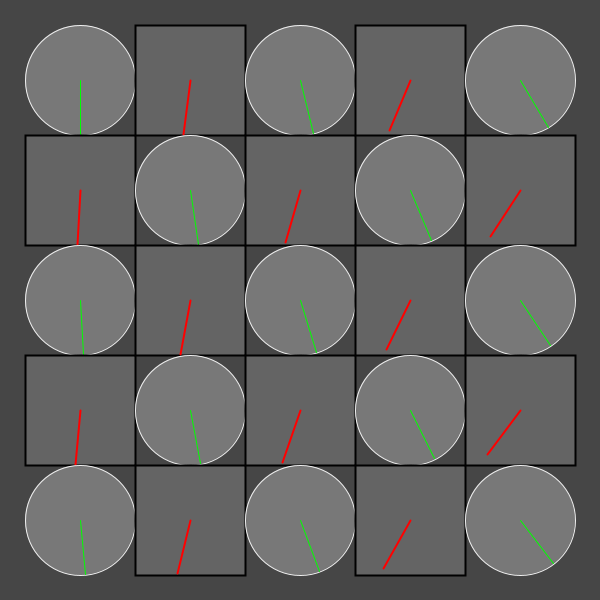
Frame 1 (no input)
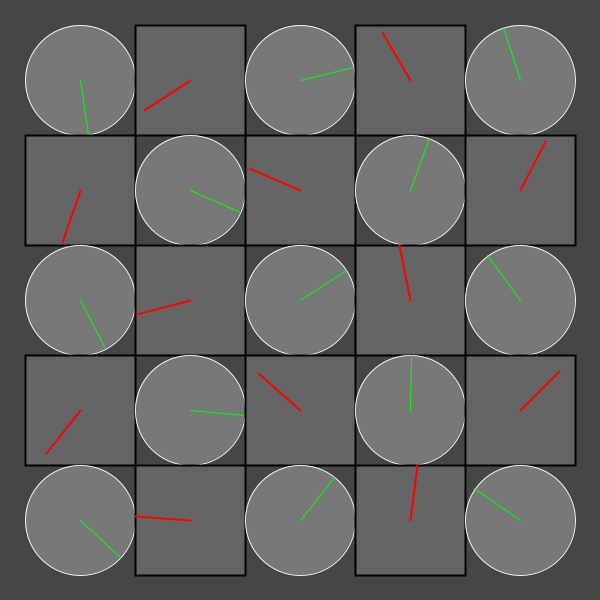
Frame 60 (the mouse pressed at the canvas centre just before this capture)
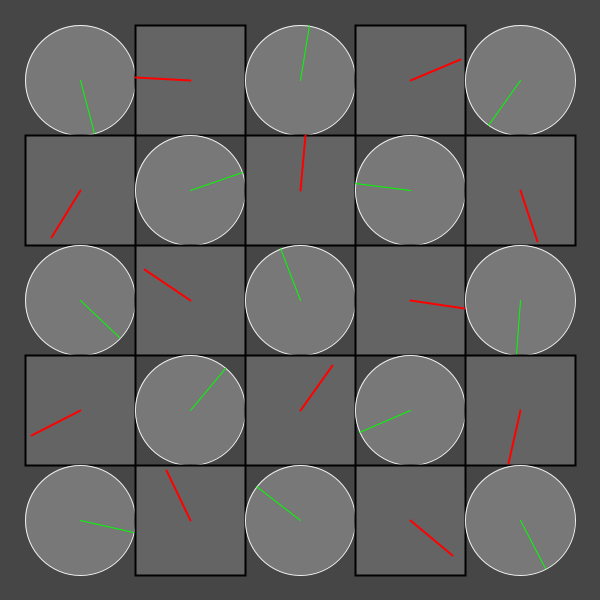
Frame 120 (the mouse held since frame 60 and released just before this capture)

The Processing sketch that drew these frames (run headless with seeded random() and noise(); from frame 60 on, the mouse is pressed at the canvas centre):

// Processing sketch: processing_151598
// ── processing_151598.pde

/*
 * Creative Coding
 * Week 2, 04 - The Clocks
 * by Indae Hwang and Jon McCormack
 * Copyright (c) 2014 Monash University
 *
 * This program draws a grid of circular "clocks", whose hands move according to the elasped time.
 * The higher the clock number the faster it moves, the first clock takes 1 min to go all the way around.
 * The function "movingCircle" is used to draw each clock. It is passed the position, size and hand angle
 * as arguments.
 * 
 */

void setup() {
  size(600, 600);
  background(180);
  rectMode(CENTER);
  noStroke();
}


void draw() {
  background(70);
  noStroke();

  int num = 5;
  int margin = 80;

  float gutter = 0; //distance between each cell
  float cellsize = ( width - (2 * margin) - gutter * (num - 1) ) / (num-1);

  int circleNumber = 0; // counter

  for (int i=0; i<num; i++) {
    for (int j=0; j<num; j++) {
      ++circleNumber;

      float tx = margin + (cellsize * i) + gutter * i;
      float ty = margin + (cellsize * j) + gutter * j;

      if (circleNumber % 2 == 0) {           // check if circleNumber is even - remainder = 0
        movingCircle(tx, ty, cellsize, circleNumber * (-TWO_PI) * millis() / 60000.0);    // move to the opposite direction
      }
      else {
        movingCircle2(tx, ty, cellsize, circleNumber * (TWO_PI) * millis() / 60000.0);
     } 
    }
  }
}//end of draw 


void movingCircle(float x, float y, float size, float angle) {
  
  // calculate endpoint of the line
  float tempX = x + (size / 2) * sin(angle);
  float tempY = y + (size / 2) * cos(angle);

  stroke(0);
  strokeWeight(2);
  fill(100);
  rect(x, y, size, size); // rectangle

  stroke(255, 0, 0);
  line(x, y, tempX, tempY); // red line
  }

void movingCircle2(float x, float y, float size, float angle) {

  // calculate endpoint of the line
  float tempX = x + (size / 2) * sin(angle);
  float tempY = y + (size / 2) * cos(angle);

  stroke(240);
  strokeWeight(1);
  fill(140, 180);
  ellipse(x, y, size, size); // ellipse

  stroke(0, 255, 0);
  line(x, y, tempX, tempY); // green line
}
